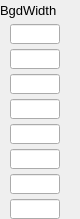
    <widget class="PyDMFrame" name="composite_4">
      <property name="geometry">
        <rect>
          <x>526</x>
          <y>60</y>
          <width>80</width>
          <height>219</height>
        </rect>
      </property>
      <widget class="QLabel" name="text_14">
        <property name="geometry">
          <rect>
            <x>0</x>
            <y>0</y>
            <width>80</width>
            <height>20</height>
          </rect>
        </property>
        <property name="text">
          <string>BgdWidth</string>
        </property>
        <property name="font" stdset="0">
          <font>
            <pointsize>10</pointsize>
          </font>
        </property>
        <property name="brush" stdset="0">
          <brush brushstyle="SolidPattern">
            <color alpha="255">
              <red>0</red>
              <green>0</green>
              <blue>0</blue>
            </color>
          </brush>
        </property>
        <property name="toolTip">
          <string>text_14</string>
        </property>
        <property name="alignment">
          <set>Qt::AlignLeading|Qt::AlignLeft|Qt::AlignVCenter</set>
        </property>
        <property name="styleSheet">
          <string notr="true">QLabel#text_14 {
  color: rgb(0, 0, 0);
  }</string>
        </property>
      </widget>
      <widget class="PyDMLineEdit" name="text_entry">
        <property name="geometry">
          <rect>
            <x>10</x>
            <y>24</y>
            <width>50</width>
            <height>20</height>
          </rect>
        </property>
        <property name="channel" stdset="0">
          <string>ca://${P}${ROI1}BgdWidth</string>
        </property>
        <property name="toolTip">
          <string>${P}${ROI1}BgdWidth</string>
        </property>
        <property name="font" stdset="0">
          <font>
            <pointsize>10</pointsize>
          </font>
        </property>
        <property name="styleSheet">
          <string notr="true">PyDMLineEdit#text_entry {
  color: rgb(0, 0, 0);
  background-color: rgb(115, 223, 255);
  border: 1px solid black;
  margin: 0px;
  padding: 0px;
  spacing: 0px;
  }</string>
        </property>
      </widget>
      <widget class="PyDMLineEdit" name="text_entry_1">
        <property name="geometry">
          <rect>
            <x>10</x>
            <y>49</y>
            <width>50</width>
            <height>20</height>
          </rect>
        </property>
        <property name="channel" stdset="0">
          <string>ca://${P}${ROI2}BgdWidth</string>
        </property>
        <property name="toolTip">
          <string>${P}${ROI2}BgdWidth</string>
        </property>
        <property name="font" stdset="0">
          <font>
            <pointsize>10</pointsize>
          </font>
        </property>
        <property name="styleSheet">
          <string notr="true">PyDMLineEdit#text_entry_1 {
  color: rgb(0, 0, 0);
  background-color: rgb(115, 223, 255);
  border: 1px solid black;
  margin: 0px;
  padding: 0px;
  spacing: 0px;
  }</string>
        </property>
      </widget>
      <widget class="PyDMLineEdit" name="text_entry_2">
        <property name="geometry">
          <rect>
            <x>10</x>
            <y>74</y>
            <width>50</width>
            <height>20</height>
          </rect>
        </property>
        <property name="channel" stdset="0">
          <string>ca://${P}${ROI3}BgdWidth</string>
        </property>
        <property name="toolTip">
          <string>${P}${ROI3}BgdWidth</string>
        </property>
        <property name="font" stdset="0">
          <font>
            <pointsize>10</pointsize>
          </font>
        </property>
        <property name="styleSheet">
          <string notr="true">PyDMLineEdit#text_entry_2 {
  color: rgb(0, 0, 0);
  background-color: rgb(115, 223, 255);
  border: 1px solid black;
  margin: 0px;
  padding: 0px;
  spacing: 0px;
  }</string>
        </property>
      </widget>
      <widget class="PyDMLineEdit" name="text_entry_3">
        <property name="geometry">
          <rect>
            <x>10</x>
            <y>99</y>
            <width>50</width>
            <height>20</height>
          </rect>
        </property>
        <property name="channel" stdset="0">
          <string>ca://${P}${ROI4}BgdWidth</string>
        </property>
        <property name="toolTip">
          <string>${P}${ROI4}BgdWidth</string>
        </property>
        <property name="font" stdset="0">
          <font>
            <pointsize>10</pointsize>
          </font>
        </property>
        <property name="styleSheet">
          <string notr="true">PyDMLineEdit#text_entry_3 {
  color: rgb(0, 0, 0);
  background-color: rgb(115, 223, 255);
  border: 1px solid black;
  margin: 0px;
  padding: 0px;
  spacing: 0px;
  }</string>
        </property>
      </widget>
      <widget class="PyDMLineEdit" name="text_entry_4">
        <property name="geometry">
          <rect>
            <x>10</x>
            <y>124</y>
            <width>50</width>
            <height>20</height>
          </rect>
        </property>
        <property name="channel" stdset="0">
          <string>ca://${P}${ROI5}BgdWidth</string>
        </property>
        <property name="toolTip">
          <string>${P}${ROI5}BgdWidth</string>
        </property>
        <property name="font" stdset="0">
          <font>
            <pointsize>10</pointsize>
          </font>
        </property>
        <property name="styleSheet">
          <string notr="true">PyDMLineEdit#text_entry_4 {
  color: rgb(0, 0, 0);
  background-color: rgb(115, 223, 255);
  border: 1px solid black;
  margin: 0px;
  padding: 0px;
  spacing: 0px;
  }</string>
        </property>
      </widget>
      <widget class="PyDMLineEdit" name="text_entry_5">
        <property name="geometry">
          <rect>
            <x>10</x>
            <y>149</y>
            <width>50</width>
            <height>20</height>
          </rect>
        </property>
        <property name="channel" stdset="0">
          <string>ca://${P}${ROI6}BgdWidth</string>
        </property>
        <property name="toolTip">
          <string>${P}${ROI6}BgdWidth</string>
        </property>
        <property name="font" stdset="0">
          <font>
            <pointsize>10</pointsize>
          </font>
        </property>
        <property name="styleSheet">
          <string notr="true">PyDMLineEdit#text_entry_5 {
  color: rgb(0, 0, 0);
  background-color: rgb(115, 223, 255);
  border: 1px solid black;
  margin: 0px;
  padding: 0px;
  spacing: 0px;
  }</string>
        </property>
      </widget>
      <widget class="PyDMLineEdit" name="text_entry_6">
        <property name="geometry">
          <rect>
            <x>10</x>
            <y>174</y>
            <width>50</width>
            <height>20</height>
          </rect>
        </property>
        <property name="channel" stdset="0">
          <string>ca://${P}${ROI7}BgdWidth</string>
        </property>
        <property name="toolTip">
          <string>${P}${ROI7}BgdWidth</string>
        </property>
        <property name="font" stdset="0">
          <font>
            <pointsize>10</pointsize>
          </font>
        </property>
        <property name="styleSheet">
          <string notr="true">PyDMLineEdit#text_entry_6 {
  color: rgb(0, 0, 0);
  background-color: rgb(115, 223, 255);
  border: 1px solid black;
  margin: 0px;
  padding: 0px;
  spacing: 0px;
  }</string>
        </property>
      </widget>
      <widget class="PyDMLineEdit" name="text_entry_7">
        <property name="geometry">
          <rect>
            <x>10</x>
            <y>199</y>
            <width>50</width>
            <height>20</height>
          </rect>
        </property>
        <property name="channel" stdset="0">
          <string>ca://${P}${ROI8}BgdWidth</string>
        </property>
        <property name="toolTip">
          <string>${P}${ROI8}BgdWidth</string>
        </property>
        <property name="font" stdset="0">
          <font>
            <pointsize>10</pointsize>
          </font>
        </property>
        <property name="styleSheet">
          <string notr="true">PyDMLineEdit#text_entry_7 {
  color: rgb(0, 0, 0);
  background-color: rgb(115, 223, 255);
  border: 1px solid black;
  margin: 0px;
  padding: 0px;
  spacing: 0px;
  }</string>
        </property>
      </widget>
    </widget>
